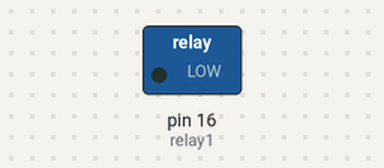
This sketch was run on a simulated Arduino Uno, built with avr-gcc and run on an emulated ATmega328P. Shown: switched loads named in the sketch (green lamp = pin HIGH). The local clock reads 2024-03-15 10:24:30 at power-on unless the sketch sets it.

Above: at 0.5 s.
At 3.0 s:
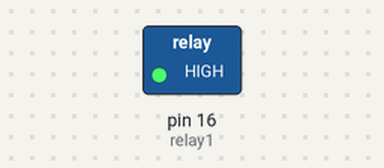
Timing chart, 0 to 6.5 s (numbered marks = the images above):
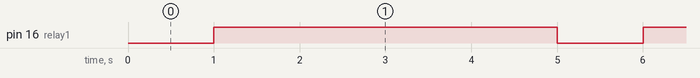

Measured:
- by itself, pin 16 (relay1): alternates HIGH for 4.0 s and LOW for 1.0 s

The sketch:

5_1.ino
```cpp
#include <uRTCLib.h>
#define relay1 16
#define OLED_SDA 21
#define OLED_SCL 22
uRTCLib rtc(0x68,URTCLIB_MODEL_DS3231);
int hour   = 12;  //0-23
int minute = 0;  //0-59
int sec    = 0;  //0-59
int day   = 5; // 1(sun) - 7(Sat)
int date  = 1; // 1-31
int month = 2; // 1(Jan)-12(Dec)
int year  = 24; //0-99 คศ
void SetTimeDate()
{
  URTCLIB_WIRE.begin();
  rtc.set(sec,minute,hour,day,date,month,year);
}
void setup() {
  pinMode(relay1, OUTPUT);
  SetTimeDate();
}
void loop() {
  rtc.refresh() ;
  if(rtc.second() % 5 != 0){
    digitalWrite(relay1, HIGH);
  }else{
    digitalWrite(relay1, LOW);
  }
}
```
